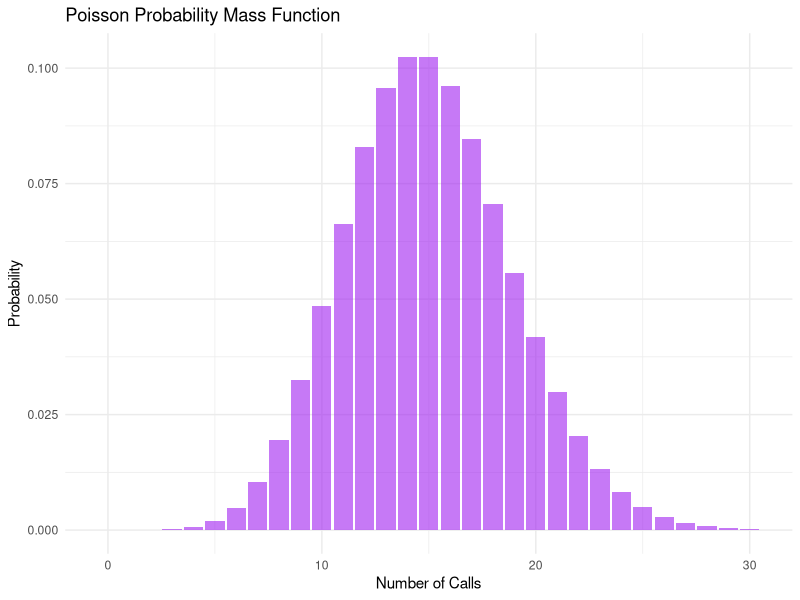
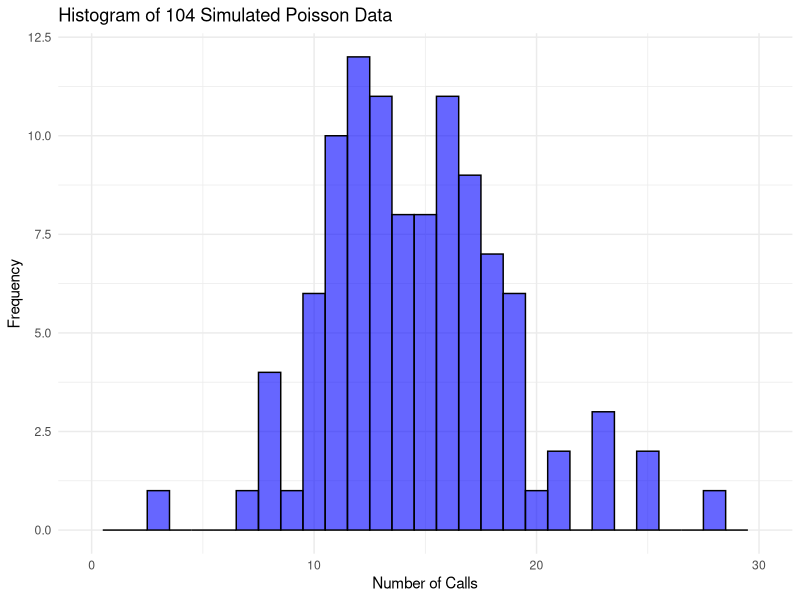

These charts were generated, in order, by the following R code:
## ---- chunk 1
knitr::opts_chunk$set(echo = TRUE)
## ---- chunk 2
#loading ggplot for the figures
library(ggplot2)
## ---- chunk 3
#originally resercher hears 15 calls
exact <- 15

#set up probability that she will hear 8 or more calls over the original 15 calls
#1- because we want 8 or more calls
eight_or_more <- 1 - ppois(8, exact)

#show result
eight_or_more
## ---- chunk 4
#originally resercher hears 15 calls
exact <- 15

#set up probability that she will hear no calls over the original 15 calls
#I did not use 1 - (100 percent chance of hearing call), because she heard no calls and there are no greater than...
no_call <- dpois(0, exact)

#show result
no_call
## ---- chunk 5
#originally resercher hears 15 calls
exact <- 15

#set up probability that she will hear 3 calls over the original 15 calls
#No 1- because we want EXCATLY 3 calls
three_calls <- dpois(3, exact)

#show result
three_calls
## ---- chunk 6
# this is the x values for the range 0 ≤ x ≤ 30
x_range <- 0:30
poisson_mass_function <- dpois(x_range, exact)

#provide a summary of the data: mean, median...
summary(poisson_mass_function)
## ---- chunk 7
# Plot PMF
#Import the data created above
ggplot(data = data.frame(x_range, poisson_mass_function), aes(x = x_range, y = poisson_mass_function)) +
  
  #i need to fill the data otherwise nothing shows up on my figure
    geom_bar(stat = "identity", fill = "purple", alpha = 0.6) +
  
  #figure title and organization
    labs(title = "Poisson Probability Mass Function",
         x = "Number of Calls", y = "Probability") +
  
  #prettifying by using a theme
    theme_minimal()
## ---- chunk 8
#originally resercher hears 15 calls
exact <- 15

# Simulate 104 Poisson-distributed monitoring sessions
#still over 15 as the original distribution: Average number of events per interval
# I used rpois: random density for poisson distribution instead of ppois which is probability distribution
stimulated_data <- rpois(104, exact)

#show result
stimulated_data

#provide a summary of the data: mean, median...
summary(stimulated_data)
## ---- chunk 9
library(ggplot2)
# Plot histogram of simulated data
ggplot(data = data.frame(stimulated_data), aes(x = stimulated_data)) +
    geom_histogram(binwidth = 1, fill = "blue", alpha = 0.6, color = "black") +
   
  #labeling the graph
   labs(title = "Histogram of 104 Simulated Poisson Data",
         x = "Number of Calls", y = "Frequency") +
 
  #setting the horizontal limit from 0 to 30 
     xlim(0, 30) +
    theme_minimal()
